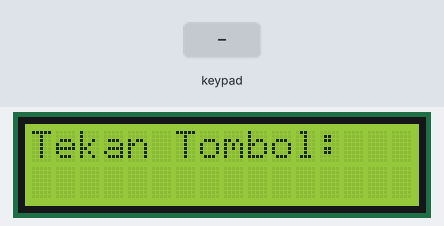
Simulated run of this sketch. Board: Arduino Mega 2560, built with avr-gcc and run on an emulated ATmega2560. Shown: 16×2 character LCD. Inputs (shaded band) come from the test bench.

Above: at 3.2 s.
3.3 s: keypad keys 1 5 2 4 5 # pressed 0.4 s apart
At 6.1 s:
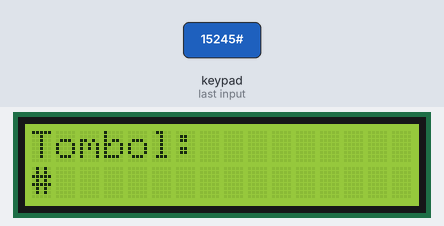
7.2 s: key 'A' pressed
At 8.4 s:
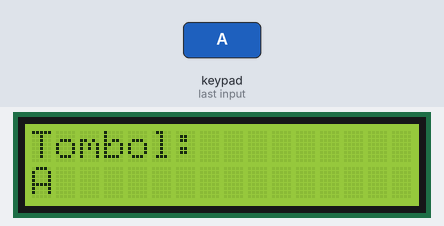
8.7 s: key 'B' pressed
At 9.7 s:
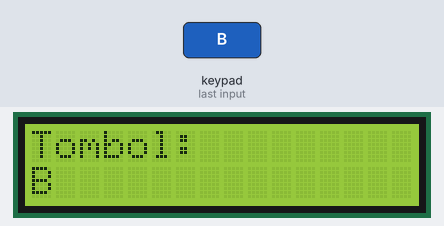
10.2 s: keypad keys 1 5 2 4 5 * pressed 0.4 s apart
At 13.4 s:
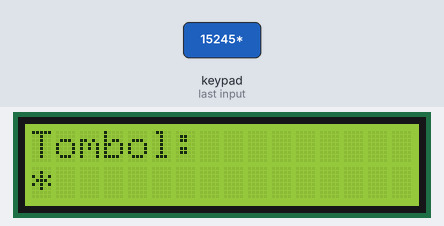
14.1 s: key 'C' pressed
At 15.0 s:
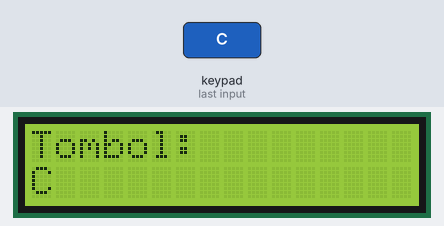
15.6 s: keypad keys 1 5 2 4 5 D pressed 0.4 s apart
At 15.81 s:
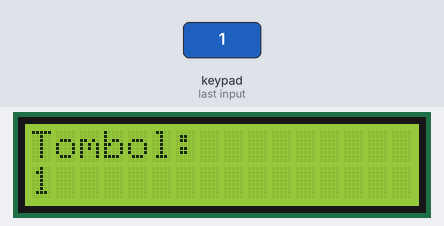
Timing chart, 0 to 18.6 s (numbered marks = the images above; inputs shaded):
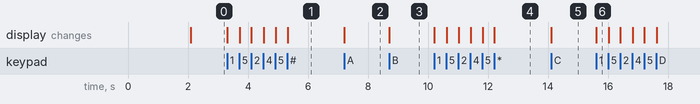

Measured:
- after the input at 3.3 s, the display: first changes at once (image 1 shows a later state)
- after the input at 7.2 s, the display: changes at once (image 2)
- after the input at 8.7 s, the display: changes at once (image 3)
- after the input at 10.2 s, the display: first changes at once (image 4 shows a later state)
- after the input at 14.1 s, the display: changes at once (image 5)
- after the input at 15.6 s, the display: changes at once (image 6)

The sketch:

LCDdanKeypad.ino
```cpp
#include <Wire.h>
#include <LiquidCrystal_I2C.h>
#include <Keypad.h>

// --- LCD I2C ---
LiquidCrystal_I2C lcd(0x27, 16, 2);  // kalau tidak tampil, coba ganti 0x3F

// --- Keypad 4x4 ---
const byte ROWS = 4;
const byte COLS = 4;

char keys[ROWS][COLS] = {
  {'1','2','3','A'},
  {'4','5','6','B'},
  {'7','8','9','C'},
  {'*','0','#','D'}
};

byte rowPins[ROWS] = {15, 2, 4, 5};     // pin baris
byte colPins[COLS] = {23, 13, 12, 14};  // pin kolom

Keypad keypad = Keypad(makeKeymap(keys), rowPins, colPins, ROWS, COLS);

void setup() {
  // LCD
  lcd.init();
  lcd.backlight();
  lcd.setCursor(0,0);
  lcd.print("Test LCD + Keypad");

  delay(2000);
  lcd.clear();
  lcd.print("Tekan Tombol:");
}

void loop() {
  char key = keypad.getKey();

  if (key) {
    lcd.clear();
    lcd.setCursor(0,0);
    lcd.print("Tombol:");
    lcd.setCursor(0,1);
    lcd.print(key);
  }
}
```
